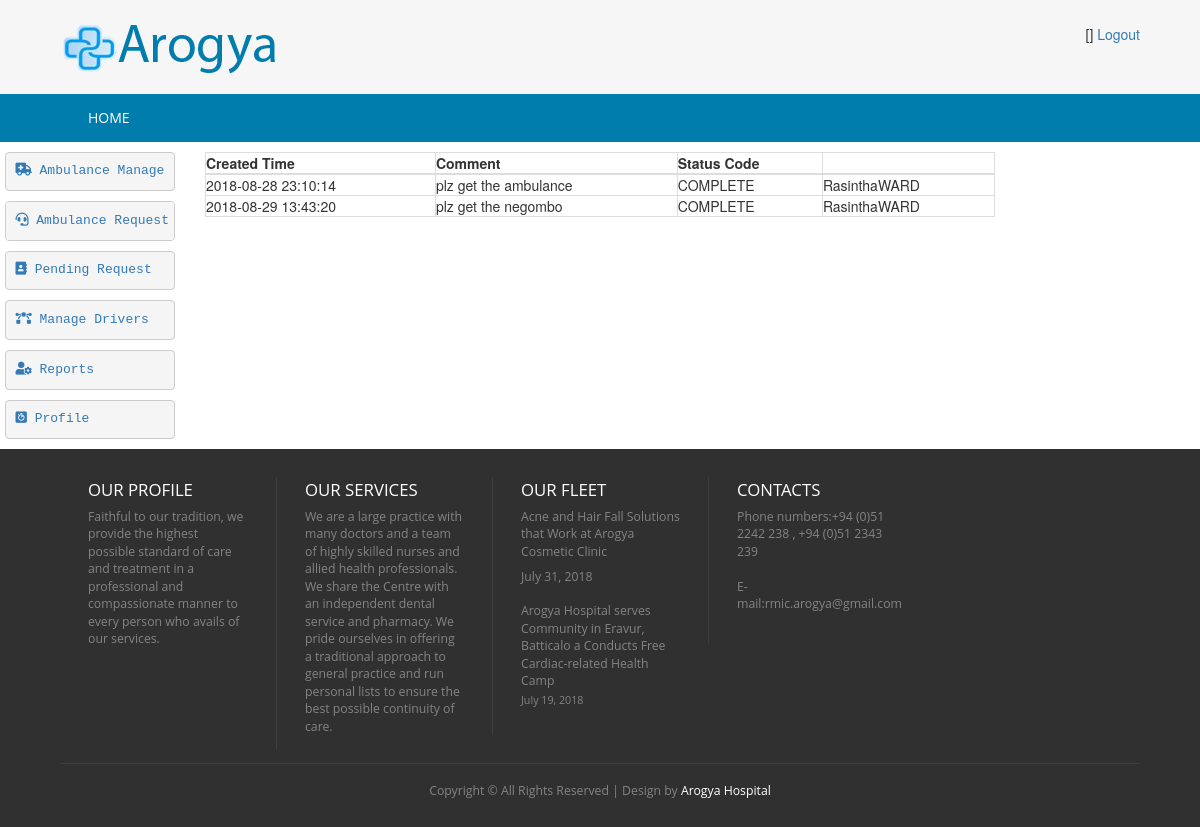
The app's page /Transport_Controller/viewTravelHistory/2 with its own data.
### tables this page shows
CREATE TABLE `hms_vehicle_request` (
  `id` int(5) NOT NULL AUTO_INCREMENT,
  `request_by` int(5) DEFAULT NULL,
  `comment` text DEFAULT NULL,
  `status_code` varchar(20) DEFAULT 'PENDING',
  `vehicle_id` int(5) DEFAULT 0,
  `created_time` timestamp NOT NULL DEFAULT current_timestamp(),
  `created_user` int(5) DEFAULT NULL,
  `datetime_need` varchar(50) DEFAULT NULL,
  PRIMARY KEY (`id`)
);

CREATE TABLE `hms_user` (
  `id` int(5) NOT NULL AUTO_INCREMENT,
  `first_name` varchar(100) DEFAULT NULL,
  `last_name` varchar(100) DEFAULT NULL,
  `nic` varchar(12) DEFAULT NULL,
  `pword` text DEFAULT NULL,
  `user_role` varchar(20) DEFAULT NULL,
  `telephone` varchar(20) DEFAULT NULL,
  `email` varchar(100) DEFAULT NULL,
  `empno` varchar(10) DEFAULT NULL,
  `status_code` varchar(20) DEFAULT NULL,
  `created_date` timestamp NOT NULL DEFAULT current_timestamp(),
  `created_user` int(5) DEFAULT NULL,
  PRIMARY KEY (`id`),
  UNIQUE KEY `NewIndex1` (`nic`)
);

### application/controllers/Transport_Controller.php (called while the page is built, shortened)
<?php
class Transport_Controller extends CI_Controller {
    public function viewTravelHistory($vehicleID) {
        $data['msg'] = '';
        $this->load->model(array('Vehicle', 'VehicleRequest'));
        $vehicleReq = new VehicleRequest();
        $vehicle = new Vehicle();
        $data['vehicleReqList'] = $vehicleReq->getRequestHistory($vehicleID);
        $allVehicles = $vehicle->get();
        $data['vehicleAllList'] = $allVehicles;
        $this->load->view('transport/transport-ambulance-history', $data);
    }
}

### index.php (called while the page is built, shortened)
<?php
require_once BASEPATH.'core/CodeIgniter.php';

### application/models/VehicleRequest.php (called while the page is built, shortened)
<?php
class VehicleRequest extends MY_Model {
    public function getRequestHistory($vid) {
        $this->db->select('hms_vehicle_request.*,hms_user.first_name,hms_user.user_role,hms_vehicle.vehicle_number');
        $this->db->from('hms_vehicle_request');
        $where = " vehicle_id = '" . $vid . "'";
        $this->db->where($where);
        $this->db->join('hms_user', 'hms_user.id = hms_vehicle_request.request_by');
        $this->db->join('hms_vehicle', 'hms_vehicle.id = hms_vehicle_request.vehicle_id');
        $query = $this->db->get();
        if ($query->num_rows() > 0) {
            return $query->result();
        } else {
            return FALSE;
        }
    }
}

### application/views/transport/transport-ambulance-history.php (the view, shortened to what this page needs)
<!DOCTYPE HTML>
<html>
    <head>
        <link href="<?php echo base_url('css/style.css'); ?>" rel="stylesheet" type="text/css"  media="all" />
        <link href="<?php echo base_url('css/bootstrap.css'); ?>" rel="stylesheet" type="text/css"/>
        <link rel="stylesheet" href="<?php echo base_url('css/responsiveslides.css') ?>">
                <link rel="stylesheet" href="https://use.fontawesome.com/releases/v5.2.0/css/all.css">
    </head>
    <body>
        <div class="header">
            <div class="main-header">
                <div class="wrap">
                    <?php $this->load->view('transport/_head_transport'); ?>
                </div>
            </div>
            <div class="top-nav">
                <div class="wrap">
                    <ul>
                        <?php $this->load->view('transport/_menu_transport'); ?>
                    </ul>
                </div>
            </div>
        </div>
        <div class="content">
            <div class="row">
                <div class="col-md-2">  <?php $this->load->view('transport/_tree_transport'); ?></div>
                <div class="col-md-8">
                    <table border="0" style="width: 100%" class="table-bordered">
                        <thead>
                            <tr style="font-weight: bold">
                                <th>Created Time</th>
                                <th>Comment</th>
                                <th>Status Code</th>
                                <th></th>
                            </tr>
                        </thead>
                        <tbody>
                            <?php
                            if($vehicleReqList!=null)
                            foreach ($vehicleReqList as $value) {
                                ?>
                                <tr>
                                    <td><?= $value->created_time ?></td>
                                    <td><?= $value->comment ?></td>
                                    <td><?= $value->status_code ?></td>
                                    <td><?= $value->first_name ?><?= $value->user_role ?></td>
                                </tr>
                            <?php }
                            ?>
                        </tbody>
                    </table>
                </div>
            </div>
        </div>
    </body>
</html>

### css/style.css (style rules this page uses)
html,body,div,span,applet,object,iframe,h1,h2,h3,h4,h5,h6,p,blockquote,pre,a,abbr,acronym,address,big,cite,code,del,dfn,em,img,ins,kbd,q,s,samp,small,strike,strong,sub,sup,tt,var,b,u,i,dl,dt,dd,ol,nav ul,nav li,fieldset,form,label,legend,table,caption,tbody,tfoot,thead,tr,th,td,article,aside,canvas,details,embed,figure,figcaption,footer,header,hgroup,menu,nav,output,ruby,section,summary,time,mark,audio,video { margin:0;padding:0;border:0;font-size:100%;font:inherit;vertical-align:baseline; }
ol,ul { list-style:none;margin:0px;padding:0px; }
table { border-collapse:collapse;border-spacing:0; }
body { background: #F6F6F6; }
.wrap { width:80%; margin:0 auto; }
.main-header { padding: 1.7em 0 1.5em 0; background: #F6F6F6; }
.top-nav { background:#007DAD; }
@media (max-width: 1366px) { .wrap { width:90%; } }

### records on screen
hms_vehicle_request: created_time "2018-08-28 23:10:14", comment "plz get the ambulance", status_code "COMPLETE", hms_user.first_name "Rasintha", hms_user.user_role "WARD"
hms_vehicle_request: created_time "2018-08-29 13:43:20", comment "plz get the negombo", status_code "COMPLETE", hms_user.first_name "Rasintha", hms_user.user_role "WARD"
